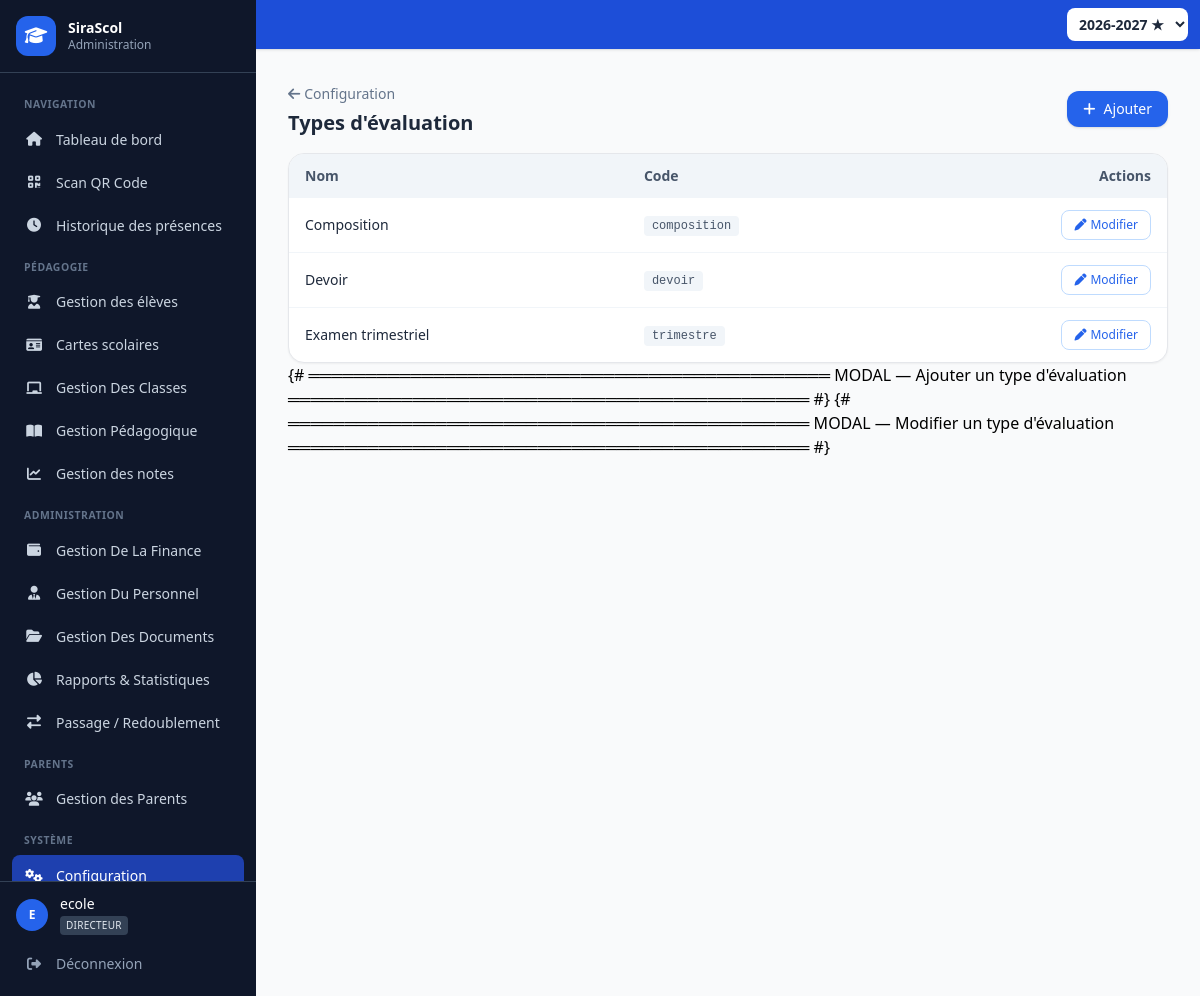
The app's page /configuration/types-evaluation/ (signed in) with its own data.
### grades/models.py (models this page shows, shortened)
class AssessmentType(models.Model):
    name = models.CharField(max_length=50, unique=True)
    code = models.CharField(max_length=30, unique=True, blank=True)  # composition, devoir, trimestre
    weight = models.DecimalField(max_digits=4, decimal_places=2, default=1.0, verbose_name='Coefficient')
    cycles = models.ManyToManyField(Cycle, blank=True, related_name='assessment_types',
                                    verbose_name='Cycles concernés')
    description = models.TextField(blank=True)
    class Meta:
        verbose_name = "Type d'évaluation"
        verbose_name_plural = "Types d'évaluation"

### core/config_views.py (the view)
# urls.py: path('configuration/types-evaluation/', config_views.assessment_type_list, name='config_assessment_types'),
@role_required('admin', 'directeur')
def assessment_type_list(request):
    from grades.models import AssessmentType
    types = AssessmentType.objects.all().order_by('name')
    return render(request, 'core/config_assessment_types.html', {'types': types})

### templates/core/config_assessment_types.html (shortened to what this page needs)
{% extends "base.html" %}
{% block content %}
<div class="mb-4 flex items-center justify-between">
  <div>
    <a href="{% url 'core:config_home' %}" class="text-sm text-slate-500 hover:text-slate-700">
      <i class="fas fa-arrow-left mr-1"></i>Configuration
    </a>
    <h1 class="text-xl font-bold text-slate-800 mt-1">Types d'évaluation</h1>
  </div>
  <button onclick="openModal('modalAdd')"
          class="inline-flex items-center gap-2 bg-blue-600 hover:bg-blue-700 text-white text-sm font-medium px-4 py-2 rounded-xl shadow transition">
    <i class="fas fa-plus"></i> Ajouter
  </button>
</div>
<div class="bg-white rounded-2xl border shadow-sm overflow-hidden">
  <table class="w-full text-sm">
    <thead>
      <tr class="bg-slate-100 text-slate-600 text-left">
        <th class="px-4 py-3 font-semibold">Nom</th>
        <th class="px-4 py-3 font-semibold">Code</th>
        <th class="px-4 py-3 font-semibold text-right">Actions</th>
      </tr>
    </thead>
    <tbody class="divide-y divide-slate-100">
      {% for t in types %}
      <tr class="hover:bg-slate-50 transition">
        <td class="px-4 py-3 font-medium text-slate-800">{{ t.name }}</td>
        <td class="px-4 py-3">
          {% if t.code %}
            <span class="inline-block bg-slate-100 text-slate-600 text-xs font-mono px-2 py-0.5 rounded">{{ t.code }}</span>
          {% else %}
            <span class="text-slate-300 italic text-xs">—</span>
          {% endif %}
        </td>
        <td class="px-4 py-3 text-right">
          <button
            onclick="openEditModal('modalEdit','{{ t.pk }}','{{ t.name|escapejs }}','{{ t.code|default:''|escapejs }}')"
            class="inline-flex items-center gap-1 text-blue-600 hover:text-blue-800 text-xs font-medium border border-blue-200 hover:border-blue-400 px-3 py-1.5 rounded-lg transition">
            <i class="fas fa-pen"></i> Modifier
          </button>
        </td>
      </tr>
      {% empty %}
      <tr>
        <td colspan="3" class="px-4 py-6 text-center text-slate-400 italic">Aucun type d'évaluation enregistré.</td>
      </tr>
      {% endfor %}
    </tbody>
  </table>
</div>
{# ══════════════════════════════════════════════
   MODAL — Ajouter un type d'évaluation
══════════════════════════════════════════════ #}
{# ══════════════════════════════════════════════
   MODAL — Modifier un type d'évaluation
══════════════════════════════════════════════ #}
{% endblock %}

### templates/base.html (shortened to what this page needs)
<!DOCTYPE html>
<html lang="fr">
<head>
    <script src="https://cdn.tailwindcss.com"></script>
    <link rel="stylesheet" href="https://cdnjs.cloudflare.com/ajax/libs/font-awesome/6.5.0/css/all.min.css">
</head>
<body class="bg-gray-50 min-h-screen app-mobile">
    {% if user.is_authenticated %}
    {% if user.is_authenticated and all_academic_years %}
    <div class="sticky top-0 z-40 bg-blue-700 text-white px-3 py-2 flex items-center justify-between gap-2 shadow year-bar-offset">
      <span class="text-xs sm:text-sm font-medium truncate"> Année de travail</span>
      <form method="get" action="{% url 'core:set_year' %}" class="flex items-center">
        <select name="year" onchange="this.form.submit()"
          class="text-xs sm:text-sm rounded-lg border-0 text-slate-800 px-2 py-1.5 font-semibold bg-white min-w-[7.5rem]">
          {% for y in all_academic_years %}
          <option value="{{ y.id }}" {% if selected_year and selected_year.id == y.id %}selected{% endif %}>
            {{ y.name }}{% if y.is_current %} ★{% endif %}
          </option>
          {% endfor %}
        </select>
      </form>
    </div>
    {% endif %}
    <div class="flex min-h-screen">
        <aside class="app-sidebar w-64 bg-slate-900 text-white flex-shrink-0 hidden md:flex flex-col">
            <div class="p-4 border-b border-slate-700">
                <div class="flex items-center gap-3">
                    <div class="w-10 h-10 rounded-xl bg-blue-600 flex items-center justify-center text-lg">
                        <i class="fas fa-graduation-cap"></i>
                    </div>
                    <div class="overflow-hidden">
                        <h1 class="text-sm font-bold truncate leading-tight">SiraScol</h1>
                        <p class="text-xs text-slate-400 truncate">
                            {% if user_role == 'enseignant' %}Espace enseignant
                            {% elif user_role == 'parent' %}Espace parent
                            {% elif user_role == 'comptable' %}Espace comptable
                            {% elif user_role == 'secretaire' %}Secrétariat
                            {% else %}Administration{% endif %}
                        </p>
                    </div>
                </div>
            </div>
            <nav class="sidebar-scroll p-3 space-y-0.5">
                {% if user_role == 'enseignant' %}
                <div class="nav-section">Mon espace</div>
                <a href="{% url 'core:dashboard' %}" class="nav-link {% if request.path == '/' or request.resolver_match.url_name == 'dashboard' %}active{% endif %}">
                    <i class="fas fa-home w-5 text-center"></i> Accueil
                </a>
                <a href="{% url 'teachers:portal_classes' %}" class="nav-link {% if '/personnel/espace' in request.path or '/enseignants/espace' in request.path %}active{% endif %}">
                    <i class="fas fa-chalkboard w-5 text-center"></i> Mes classes
                </a>
                <a href="{% url 'grades:classes' %}" class="nav-link {% if '/notes' in request.path and 'bulletin' not in request.path %}active{% endif %}">
                    <i class="fas fa-pen w-5 text-center"></i> Porter les notes
                </a>
                <a href="{% url 'eleve:teacher_homework' %}" class="nav-link {% if '/mon-espace/enseignant' in request.path %}active{% endif %}">
                    <i class="fas fa-book-open w-5 text-center"></i> Devoirs à donner
                </a>
                <a href="{% url 'attendance:list' %}" class="nav-link {% if request.resolver_match.app_name == 'attendance' %}active{% endif %}">
                    <i class="fas fa-user-check w-5 text-center"></i> Faire l’appel
                </a>
                <a href="{% url 'timetable:home' %}" class="nav-link {% if request.resolver_match.app_name == 'timetable' %}active{% endif %}">
                    <i class="fas fa-calendar-alt w-5 text-center"></i> Emploi du temps
                </a>
                <a href="{% url 'grades:bulletin_list' %}" class="nav-link {% if 'bulletin' in request.path %}active{% endif %}">
                    <i class="fas fa-file-alt w-5 text-center"></i> Bulletins
                </a>
                <div class="nav-section">Infos</div>
                <a href="{% url 'communication:documents' %}" class="nav-link {% if '/communication' in request.path %}active{% endif %}">
                    <i class="fas fa-folder-open w-5 text-center"></i> Documents
                </a>
                <a href="{% url 'communication:inbox' %}" class="nav-link {% if 'messages' in request.path %}active{% endif %}">
                    <i class="fas fa-envelope w-5 text-center"></i> Messages
                </a>
                {% else %}
                <div class="nav-section">Navigation</div>
                <a href="{% url 'core:dashboard' %}" class="nav-link {% if request.path == '/' or request.resolver_match.url_name == 'dashboard' %}active{% endif %}">
                    <i class="fas fa-home w-5 text-center"></i> Tableau de bord
                </a>
                {% if can_nav_students %}
                <a href="{% url 'attendance:scan' %}" class="nav-link {% if '/absences/scan' in request.path %}active{% endif %}">
                    <i class="fas fa-qrcode w-5 text-center"></i> Scan QR Code
                </a>
                {% endif %}
                {% if can_nav_attendance %}
                <a href="{% url 'attendance:history' %}" class="nav-link {% if '/absences/historique' in request.path %}active{% endif %}">
                    <i class="fas fa-clock w-5 text-center"></i> Historique des présences
                </a>
                {% endif %}
                <div class="nav-section">Pédagogie</div>
                {% if can_nav_students %}
                <a href="{% url 'students:list' %}" class="nav-link ">
                    <i class="fas fa-user-graduate w-5 text-center"></i> Gestion des élèves
                </a>
                {% if can_nav_students %}
                <a href="{% url 'students:cards_home' %}" class="nav-link {% if '/cartes' in request.path %}active{% endif %}">
                    <i class="fas fa-id-card w-5 text-center"></i> Cartes scolaires
                </a>
                {% endif %}
                {% endif %}
                {% if can_nav_classrooms %}
                <a href="{% url 'academics:classroom_list' %}" class="nav-link {% if request.resolver_match.app_name == 'academics' or '/classes' in request.path %}active{% endif %}">
                    <i class="fas fa-chalkboard w-5 text-center"></i> Gestion Des Classes
                </a>
                {% endif %}
                {% if can_nav_grades or can_nav_bulletins %}
                <a href="{% url 'timetable:home' %}" class="nav-link {% if '/emploi' in request.path or request.resolver_match.app_name == 'timetable' %}active{% endif %}">
                    <i class="fas fa-book-open w-5 text-center"></i> Gestion Pédagogique
                </a>
                {% endif %}
                {% if can_nav_grades %}
                <a href="{% url 'grades:classes' %}" class="nav-link {% if '/notes' in request.path or request.resolver_match.app_name == 'grades' %}active{% endif %}">
                    <i class="fas fa-chart-line w-5 text-center"></i> Gestion des notes
                </a>
                {% endif %}
                <div class="nav-section">Administration</div>
                {% if can_nav_finance %}
                <a href="{% url 'finance:classes' %}" class="nav-link {% if '/finance' in request.path %}active{% endif %}">
                    <i class="fas fa-wallet w-5 text-center"></i> Gestion De La Finance
                </a>
                {% endif %}
                {% if can_nav_teachers %}
                <a href="{% url 'teachers:list' %}" class="nav-link {% if '/enseignants' in request.path or request.resolver_match.app_name == 'teachers' %}active{% endif %}">
                    <i class="fas fa-user-tie w-5 text-center"></i> Gestion Du Personnel
                </a>
                {% endif %}
                {% if can_nav_announcements %}
                <a href="{% url 'communication:list' %}" class="nav-link {% if request.resolver_match.app_name == 'communication' %}active{% endif %}">
                    <i class="fas fa-folder-open w-5 text-center"></i> Gestion Des Documents
                </a>
                {% endif %}
                {% if can_nav_reports %}
                <a href="{% url 'core:reports' %}" class="nav-link {% if '/rapports' in request.path %}active{% endif %}">
                    <i class="fas fa-chart-pie w-5 text-center"></i> Rapports & Statistiques
                </a>
                {% endif %}
                {% if can_nav_promotion %}
                <a href="{% url 'students:promotion_home' %}" class="nav-link {% if 'fin-annee' in request.path or 'promotion' in request.resolver_match.url_name|default:'' %}active{% endif %}">
                    <i class="fas fa-exchange-alt w-5 text-center"></i> Passage / Redoublement
                </a>
                {% endif %}
                {% if can_nav_parents %}
                <div class="nav-section">Parents</div>
                <a href="{% url 'students:parent_list' %}" class="nav-link {% if '/parents' in request.path or 'parent' in request.resolver_match.url_name|default:'' %}active{% endif %}">
                    <i class="fas fa-users w-5 text-center"></i> Gestion des Parents
                </a>
                {% endif %}
                <div class="nav-section">Système</div>
                {% if can_nav_config %}
                <a href="{% url 'core:config_home' %}" class="nav-link {% if '/configuration' in request.path %}active{% endif %}">
                    <i class="fas fa-cogs w-5 text-center"></i> Configuration
                </a>
                {% endif %}
                            {% endif %}
            </nav>
            <div class="sidebar-footer p-3 border-t border-slate-700">
                <div class="flex items-center gap-3 mb-2 px-1">
                    <div class="w-8 h-8 rounded-full bg-blue-600 flex items-center justify-center text-xs font-bold">
                        {{ user.first_name|first|upper|default:user.username|first|upper }}
                    </div>
                    <div class="overflow-hidden flex-1">
                        <p class="text-sm font-medium truncate">{{ user.get_full_name|default:user.username }}</p>
                        <p class="text-[10px] mt-0.5">
                          <span class="inline-block px-1.5 py-0.5 rounded bg-slate-700 text-slate-200 uppercase tracking-wide">
                            {% if user_role_label %}{{ user_role_label }}{% elif user.profile %}{{ user.profile.get_role_display }}{% else %}Utilisateur{% endif %}
                          </span>
                        </p>
                    </div>
                </div>
                <form method="post" action="{% url 'accounts:logout' %}" class="m-0">
                    <button type="submit" class="nav-link text-slate-400 hover:text-white w-full text-left cursor-pointer border-0 bg-transparent">
                        <i class="fas fa-sign-out-alt w-5 text-center"></i> Déconnexion
                    </button>
                </form>
            </div>
        </aside>
        <div class="app-content flex-1 flex flex-col min-w-0">
            <main class="flex-1 p-3 sm:p-4 md:p-8 overflow-x-auto app-main">
                {% block content %}{% endblock %}
            </main>
        </div>
    </div>
    {% else %}
        {% block auth_content %}{% endblock %}
    {% endif %}
</body>
</html>

### records on screen
AssessmentType: name "Composition", code "composition"
AssessmentType: name "Devoir", code "devoir"
AssessmentType: name "Examen trimestriel", code "trimestre"

### other values on screen
{{ user.first_name|first|upper|default:user.username|first|upper }} "E"
{{ user.get_full_name|default:user.username }} "ecole"
{{ user_role_label }} "DIRECTEUR"
form field year "2026-2027 ★"
